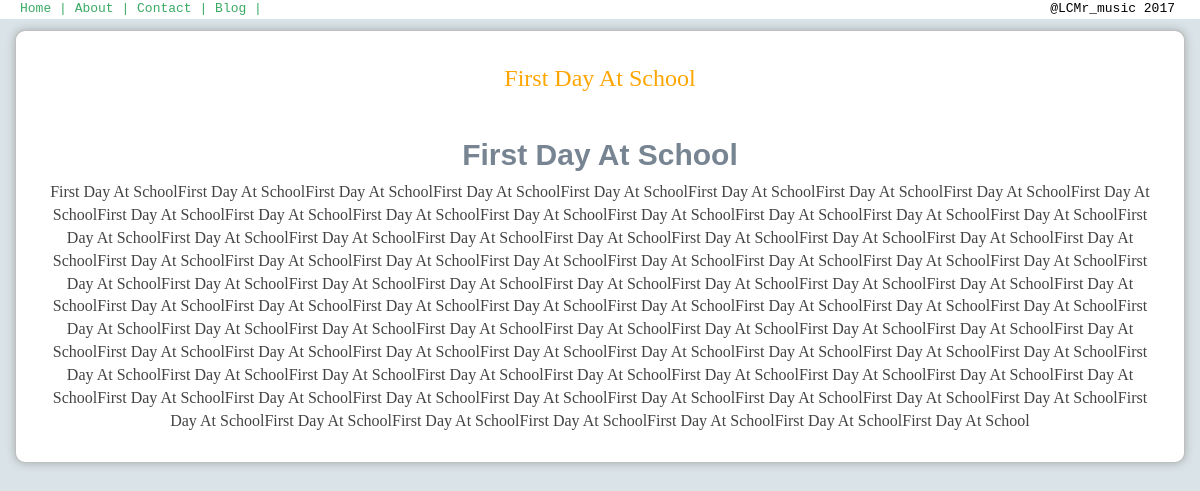
The page /blog/47/ on the database its author committed.
### tables this page shows
CREATE TABLE [BlogPosts] ([id] INTEGER PRIMARY KEY AUTOINCREMENT NOT NULL, [blogDate] DATE NOT NULL, [blogTitle] TEXT (30) NOT NULL, [blogText] VARCHAR NOT NULL);

### flaskMain.py (the view)
@app.route('/blog/<postId>/')
@app.route('/blog/')
def showBlog(postId = None):
    if postId == None:
        rows = db.execute('SELECT * FROM BlogPosts ORDER BY id DESC')
        return render_template('blog.html',blogPosts = rows)
    else:
        post = db.execute('SELECT * FROM BlogPosts WHERE id = :postId', postId = int(postId))
        if post:
            return render_template('bl.html', post = post)
        else:
            postId = None
            return redirect(url_for('showBlog'))

### templates/bl.html
{% extends 'index.html'%}
{% block body%}
    <div class="col-lg-12 container-fluid" style="padding-top:30px;">
	  {% for post in post %}
		    <div id="wrap" class="col-lg-4" style="font-family:Consolas; text-align:center; word-wrap: break-word;">
			    <span style="font-size:18pt; color:orange; font-family:comic sans">{{ post.blogTitle }}</span></br></br>
			    {{ post.blogText |safe }}
			</div>
	   {% endfor %}
	</div>
{% endblock %}

### static/css/styles.css (style rules this page uses)
body { font-family: 'Lato', arial, sans-serif; color: #434343; background: #DAE3E7; font-size: 16px; height:100%; overflow-x:hidden; overflow-y:auto; -webkit-font-smoothing: antialiased; -moz-osx-font-smoothing: grayscale; }
h1, h2, h3, h4, h5, h6 { font-family: 'Montserrat', sans-serif; font-weight: 700; color: #778492; }
#wrap { background-color: #fff; border-radius: 10px; border: 1px solid rgba(0, 0, 0, .25); box-shadow: 0 0 10px rgba(0, 0, 0, .25); margin: 0 auto; padding: 30px; position: relative; text-align:center; width:100%; }

### rows shown on the page
BlogPosts: blogTitle "First Day At School", blogText "First Day At School First Day At SchoolFirst Day At SchoolFirst Day At SchoolFirst Day At SchoolFirst Day At SchoolFirst Day At SchoolFirst Day At SchoolFirst Day At SchoolFirst Day At SchoolFirst Day At SchoolFirst Day At SchoolFirst Day At SchoolFirst Day At SchoolFirst Day At SchoolFirst Day At SchoolFirst Day At SchoolFirst Day At SchoolFirst Day At SchoolFirst Day At SchoolFirst Day At SchoolFirst Day At SchoolFirst Day At SchoolFirst Day At SchoolFirst Day At SchoolFirst Day At SchoolFirst Day At SchoolFirst Day At SchoolFirst Day At SchoolFirst Day At SchoolFirst Day At SchoolFirst Day At SchoolFirst Day At SchoolFirst Day At SchoolFirst Day At SchoolFirst Day At SchoolFirst Day At…"
